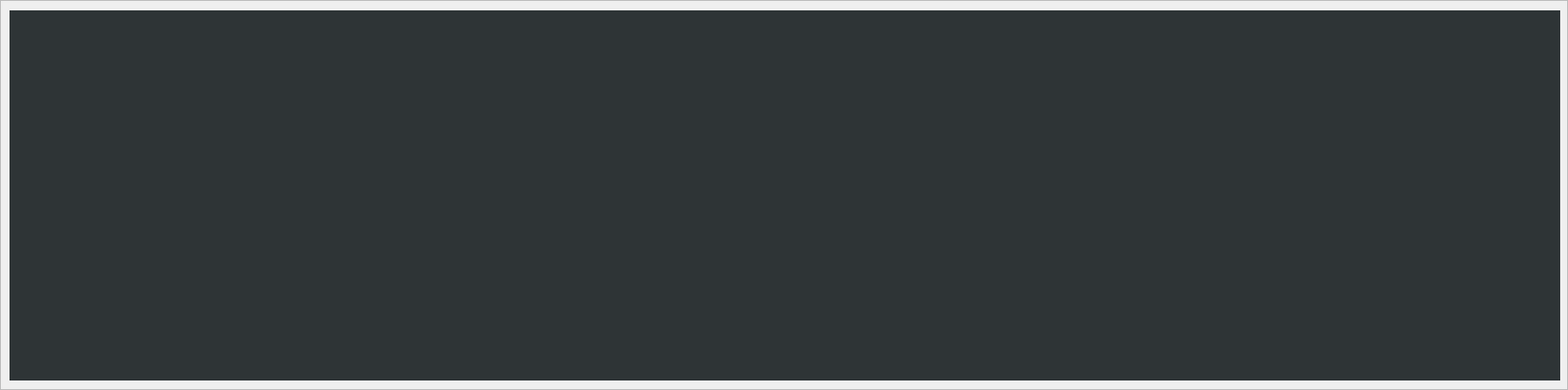
   <widget class="QFrame" name="frame">
    <property name="geometry">
     <rect>
      <x>20</x>
      <y>130</y>
      <width>1811</width>
      <height>451</height>
     </rect>
    </property>
    <property name="frameShape">
     <enum>QFrame::StyledPanel</enum>
    </property>
    <property name="frameShadow">
     <enum>QFrame::Raised</enum>
    </property>
    <widget class="QLabel" name="framePart">
     <property name="geometry">
      <rect>
       <x>11</x>
       <y>12</y>
       <width>1791</width>
       <height>428</height>
      </rect>
     </property>
     <property name="styleSheet">
      <string notr="true">background-color: rgb(46, 52, 54);</string>
     </property>
     <property name="text">
      <string/>
     </property>
     <property name="alignment">
      <set>Qt::AlignCenter</set>
     </property>
    </widget>
    <widget class="QPushButton" name="button_HDResQT">
     <property name="geometry">
      <rect>
       <x>400</x>
       <y>330</y>
       <width>121</width>
       <height>51</height>
      </rect>
     </property>
     <property name="font">
      <font>
       <family>Ubuntu Mono</family>
       <pointsize>15</pointsize>
       <weight>75</weight>
       <italic>false</italic>
       <bold>true</bold>
       <stylestrategy>PreferAntialias</stylestrategy>
      </font>
     </property>
     <property name="autoFillBackground">
      <bool>false</bool>
     </property>
     <property name="styleSheet">
      <string notr="true">color: rgb(238, 238, 236);
background-color: rgb(186, 189, 182);</string>
     </property>
     <property name="text">
      <string>HD Res</string>
     </property>
     <property name="checkable">
      <bool>false</bool>
     </property>
    </widget>
    <widget class="QPushButton" name="kensareset">
     <property name="geometry">
      <rect>
       <x>490</x>
       <y>340</y>
       <width>121</width>
       <height>41</height>
      </rect>
     </property>
     <property name="font">
      <font>
       <family>Ubuntu Mono</family>
       <pointsize>10</pointsize>
       <weight>75</weight>
       <italic>false</italic>
       <bold>true</bold>
       <stylestrategy>PreferAntialias</stylestrategy>
      </font>
     </property>
     <property name="autoFillBackground">
      <bool>false</bool>
     </property>
     <property name="styleSheet">
      <string notr="true">background-color: rgb(245, 121, 0);</string>
     </property>
     <property name="text">
      <string>順番リセット
Order Reset</string>
     </property>
     <property name="checkable">
      <bool>false</bool>
     </property>
    </widget>
    <zorder>kensareset</zorder>
    <zorder>button_HDResQT</zorder>
    <zorder>framePart</zorder>
   </widget>
